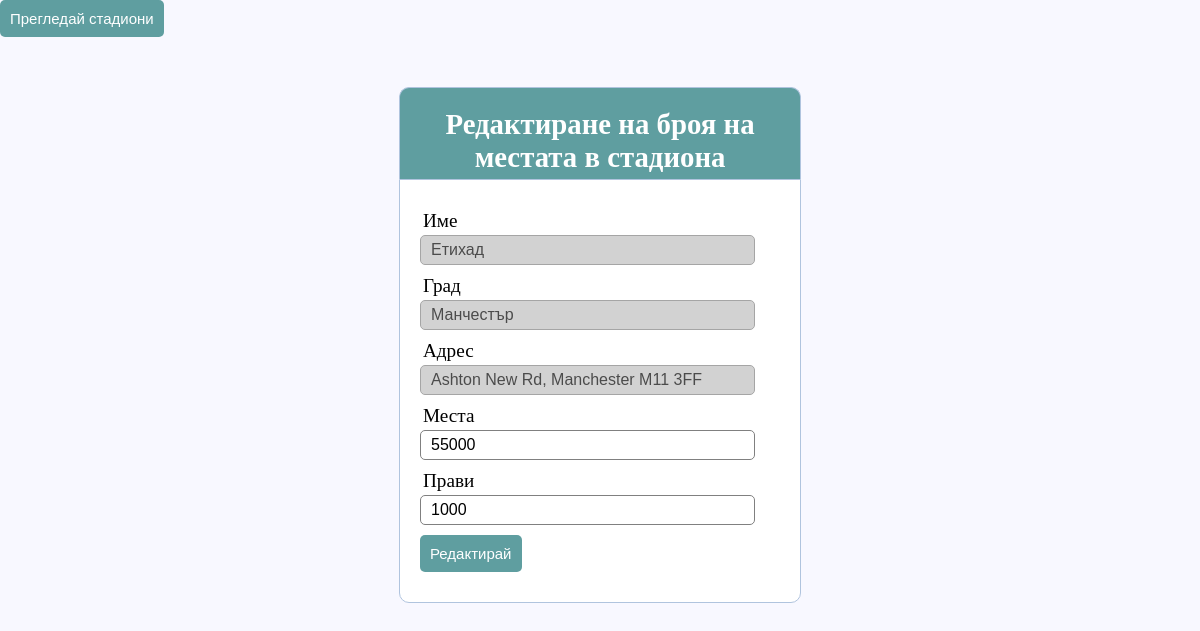
Screenshot of /stadiums/edit.php?name=Етихад with the database file from the repository.
### tables this page shows
CREATE TABLE `stadium` (
  `name` varchar(50) DEFAULT NULL,
  `venue` varchar(40) DEFAULT NULL,
  `address` varchar(100) DEFAULT NULL,
  `seatsNumber` int(11) DEFAULT NULL,
  `standingNumber` int(11) DEFAULT NULL,
  `inUefa` text DEFAULT NULL
);

### stadiums/edit.php (the view, shortened to what this page needs)
<link rel="stylesheet" type="text/css" href="style.css">
<?php
$db=mysqli_connect("localhost","root","");
mysqli_select_db($db,"stadiums");
$result = mysqli_query($db,"SELECT * FROM stadium WHERE name='" . $_GET['name'] . "'");
$row= mysqli_fetch_array($result);
?>
<html>
<head><button class="btn" onclick="location.href='index.php'">Прегледай стадиони</button>
</head>
<body>
<div  class ="header" style="padding-bottom:5px;">
<h2>Редактиране на броя на местата в стадиона</h2>
</div>
<form name="frmUser" method="post" action="">
<div class="input-group">
<label>Име</label>
<input type="text" name="name"  value="<?php echo $row['name']; ?>" readonly>
</div>
<div class="input-group">
<label>Град</label>
<input type="text" name="venue" class="txtField" value="<?php echo $row['venue']; ?>" readonly>
</div>
<div class="input-group">
<label>Адрес</label>
<input type="text" name="address" class="txtField" value="<?php echo $row['address']; ?>" readonly>
</div>
<div class="input-group">
<label>Места</label>
<input type="text" name="seatsNumber" class="txtField" value="<?php echo $row['seatsNumber']; ?>">
</div>
<div class="input-group">
<label>Прави</label>
<input type="text" name="standingNumber" class="txtField" value="<?php echo $row['standingNumber']; ?>">
</div>
<div class="input-group">
 <button type="submit" class="btn" name="submit"   >Редактирай</button>
</div>
</form>
</body>
</html>

### stadiums/style.css (style rules this page uses)
* { margin: 0px; padding: 0px; }
body { font-size: 120%; background: #F8F8FF; }
.header { width: 30%; margin: 50px auto 0px; color: white; background: #5F9EA0; text-align: center; border: 1px solid #B0C4DE; border-bottom: none; border-radius: 10px 10px 0px 0px; padding: 20px; }
form, .content { width: 30%; margin: 0px auto; padding: 20px; border: 1px solid #B0C4DE; background: white; border-radius: 0px 0px 10px 10px; }
.input-group { margin: 10px 0px 10px 0px; }
.input-group label { display: block; text-align: left; margin: 3px; }
.input-group input { height: 30px; width: 93%; padding: 5px 10px; font-size: 16px; border-radius: 5px; border: 1px solid gray; }
.btn { padding: 10px; font-size: 15px; color: white; background: #5F9EA0; border: none; border-radius: 5px; }

### stadiums/edit.php (style rules this page uses)
input:read-only { background-color: silver; opacity: 0.7; }

### rows the page displays
stadium: name "Етихад", venue "Манчестър", address "Ashton New Rd, Manchester M11 3FF", seatsNumber "55000", standingNumber "1000"
